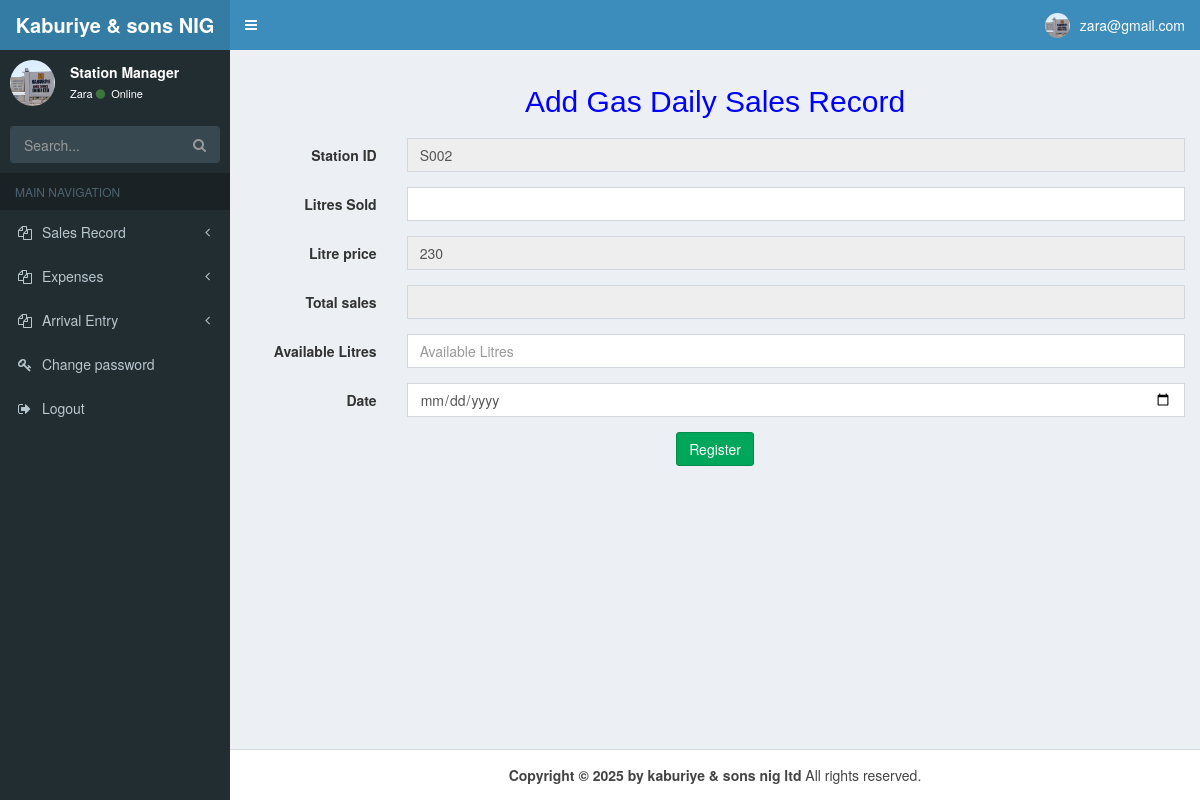
The page /gas_sales.php (signed in) on the database its author committed.
### tables this page shows
CREATE TABLE `station_manager` (
  `ID` int(50) NOT NULL,
  `employee_id` varchar(45) NOT NULL,
  `station_id` varchar(50) NOT NULL,
  `surname` varchar(50) NOT NULL,
  `othername` varchar(50) NOT NULL,
  `sex` varchar(6) NOT NULL,
  `dob` varchar(10) NOT NULL,
  `state_origin` varchar(20) NOT NULL,
  `local_government` varchar(60) NOT NULL,
  `religion` varchar(15) NOT NULL,
  `phonenumber` varchar(16) NOT NULL,
  `email` varchar(70) NOT NULL,
  `password` varchar(100) NOT NULL
);

CREATE TABLE `stations` (
  `SN` int(50) NOT NULL,
  `station_id` varchar(17) NOT NULL,
  `address` varchar(100) NOT NULL,
  `petrol_price` double NOT NULL,
  `gas_price` double NOT NULL,
  `station_category` varchar(45) NOT NULL,
  `trn_date` datetime NOT NULL
);

### gas_sales.php (the view, shortened to what this page needs)
<?php
require __DIR__ . "/config/database.php";
$user = $_SESSION['station']['station_id'];
$profile = mysqli_query($conn, "SELECT * from station_manager where station_id='$user'");
$fetch = mysqli_fetch_assoc($profile);
?>
<!DOCTYPE html>
<html>
<head>
  <link rel="stylesheet" href="css/bootstrap.min.css">
  <link rel="stylesheet" href="css/font-awesome.min.css">
  <link rel="stylesheet" href="css/ionicons.min.css">
  <link rel="stylesheet" href="css/AdminLTE.min.css">
  <link rel="stylesheet" href="css/_all-skins.min.css">
</head>
<body class="hold-transition skin-blue sidebar-mini">
  <div class="wrapper">
    <header class="main-header">
      <a href="sm_login_home.php" class="logo">
        <span class="logo-lg"><b>Kaburiye & sons NIG LTD</b></span>
      </a>
      <nav class="navbar navbar-static-top">
        <a href="#" class="sidebar-toggle" data-toggle="push-menu" role="button">
        </a>
        <div class="navbar-custom-menu">
          <ul class="nav navbar-nav">
            <li class="dropdown user user-menu">
              <a href="#" class="dropdown-toggle" data-toggle="dropdown">
                <img src="images/admin.jpg" class="user-image" alt="User Image">
                <span class="hidden-xs">
                  <?php echo "$fetch[email]"; ?>
                </span>
              </a>
            </li>
          </ul>
        </div>
      </nav>
    </header>
    <aside class="main-sidebar">
      <section class="sidebar">
        <div class="user-panel">
          <div class="pull-left image">
            <img src="images/admin.jpg" class="img-circle" alt="User Image">
          </div>
          <div class="pull-left info">
            <p>Station Manager </p>
            <a href="#">
              <?php echo "$fetch[surname]"; ?> <i class="fa fa-circle text-success"></i> Online
            </a>
          </div>
        </div>
        <form action="#" method="get" class="sidebar-form">
          <div class="input-group">
            <input type="text" name="q" class="form-control" placeholder="Search...">
            <span class="input-group-btn">
              <button type="submit" name="search" id="search-btn" class="btn btn-flat"><i class="fa fa-search"></i>
              </button>
            </span>
          </div>
        </form>
        <ul class="sidebar-menu" data-widget="tree">
          <li class="header">MAIN NAVIGATION</li>
          <li class="treeview">
            <a href="#">
              <i class="fa fa-files-o"></i> <span> Sales Record</span>
              <span class="pull-right-container">
                <small class="fa fa-angle-left pull-right "></small>
              </span>
            </a>
          </li>
          <li class="treeview">
            <a href="#">
              <i class="fa fa-files-o"></i> <span> Expenses</span>
              <span class="pull-right-container">
                <small class="fa fa-angle-left pull-right "></small>
              </span>
            </a>
          </li>
          <li class="treeview">
            <a href="#">
              <i class="fa fa-files-o"></i> <span> Arrival Entry</span>
              <span class="pull-right-container">
                <small class="fa fa-angle-left pull-right "></small>
              </span>
            </a>
          </li>
          <li>
            <a href="sm_cpassword.php">
              <i class="fa fa-key"></i> <span>Change password</span>
            </a>
          </li>
          <li>
            <a href="sm_logout.php">
              <i class="fa fa-sign-out"></i> <span>Logout</span>
            </a>
          </li>
      </section>
    </aside>
    <div class="content-wrapper">
      <section class="content">
        <h2 align="center" style="color:blue;"> Add Gas Daily Sales Record</h2>
        <form class="form-horizontal" role="form" method="post" enctype="multipart/form-data">
          <div class="form-group">
            <label class="control-label col-sm-2" for="StationID">Station ID</label>
            <div class="col-sm-10">
              <input type="text" class="form-control" readonly name="s_id" value="<?php echo "$fetch[station_id]"; ?>">
            </div>
          </div>
          <div class="form-group">
            <label class="control-label col-sm-2" for="litres sold">Litres Sold</label>
            <div class="col-sm-10">
              <input type="number" class="form-control variable-field quantity" id="l_sold" name="l_sold"
                oninput="calculate()" required>
            </div>
          </div>
          <?php
          require __DIR__ . "/config/database.php";
          $getRecord = mysqli_query($conn, "select * from stations where station_id='$user'");
          $litre_price = mysqli_fetch_array($getRecord);
          ?>
          <div class="form-group">
            <label class="control-label col-sm-2" for="log">Litre price</label>
            <div class="col-sm-10">
              <input type="number" class="form-control variable-field costpriceunit" id="l_price" name="l_price"
                value="<?php echo "$litre_price[gas_price]"; ?>" required readonly>
            </div>
          </div>
          <div class="form-group">
            <label class="control-label col-sm-2" for="Available litres">Total sales</label>
            <div class="col-sm-10">
              <input type="number" class="form-control width-80 totalcostprice" id="totalsales" name="totalsales"
                readonly required>
            </div>
          </div>
          <div class="form-group">
            <label class="control-label col-sm-2" for="Available litres">Available Litres </label>
            <div class="col-sm-10">
              <input type="text" class="form-control" name="a_litre" required placeholder="Available Litres">
            </div>
          </div>
          <div class="form-group">
            <label class="control-label col-sm-2" for="date">Date</label>
            <div class="col-sm-10">
              <input type="date" class="form-control" name="date" required placeholder="Date">
            </div>
          </div>
          <center> <input type="submit" class="btn btn-success" value="Register" name="register"></center>
        </form>
      </section>
    </div>
    <footer class="main-footer">
      <center> <strong>Copyright &copy; 2025 by kaburiye & sons nig ltd</strong> All rights reserved.</center>
    </footer>
  </div>
</body>
</html>

### rows shown on the page
station_manager: email "zara@gmail.com", surname "Zara", s_id "S002"
stations: l_price "230"
